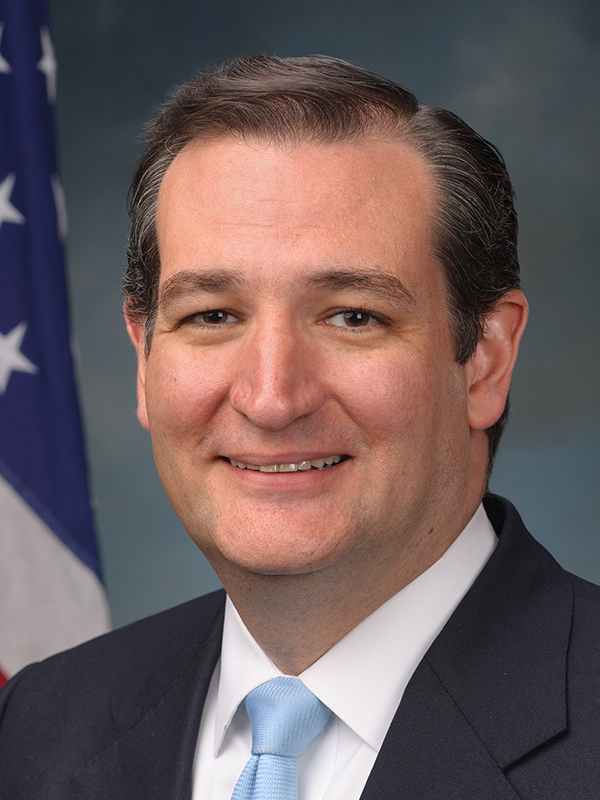
#> input picture Python/Face Morphing/project3/ted_cruz.jpg, 600 x 800 px
$ jupyter execute --allow-errors 'Project 3--Face Morphing.ipynb'
#> lines starting #> are read from the running program, lines starting #| are printed output that depends on the picture
<h4 align="center">Jian Sun</h4>
<h4 align="center">DUID: 873397832</h4>

# CONTENT
- Introduction
- Data Exploration
- Model
- Conclusion
- Appendix

[cell 1]
## import packages
import cv2
import numpy as np
import matplotlib.pyplot as plt

## read images and generate new image matrix
ted = cv2.imread('./project3/ted_cruz.jpg')
#> ted is the input picture: shape (800, 600, 3); mean B, G, R 92.8, 92, 108.1
hil = cv2.imread('./project3/hillary_clinton.jpg')
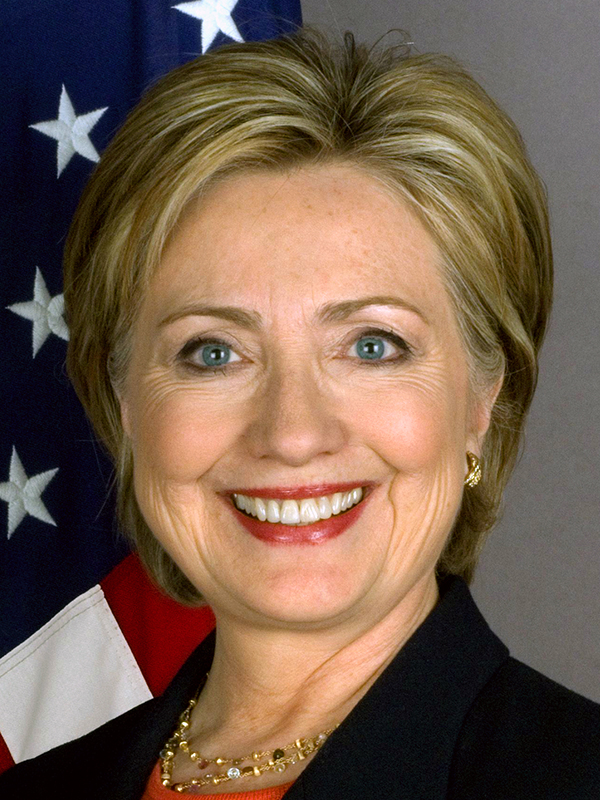
#> input picture Python/Face Morphing/project3/hillary_clinton.jpg, 600 x 800 px
#> hil is the input picture: shape (800, 600, 3); mean B, G, R 77, 93.4, 115.7
row,column,layer = np.shape(ted)
#> row = 800; column = 600; layer = 3
combo = np.zeros((np.shape(ted)))

## transfer pixel values
combo[:,0:270,:]=ted[:,0:270,:]
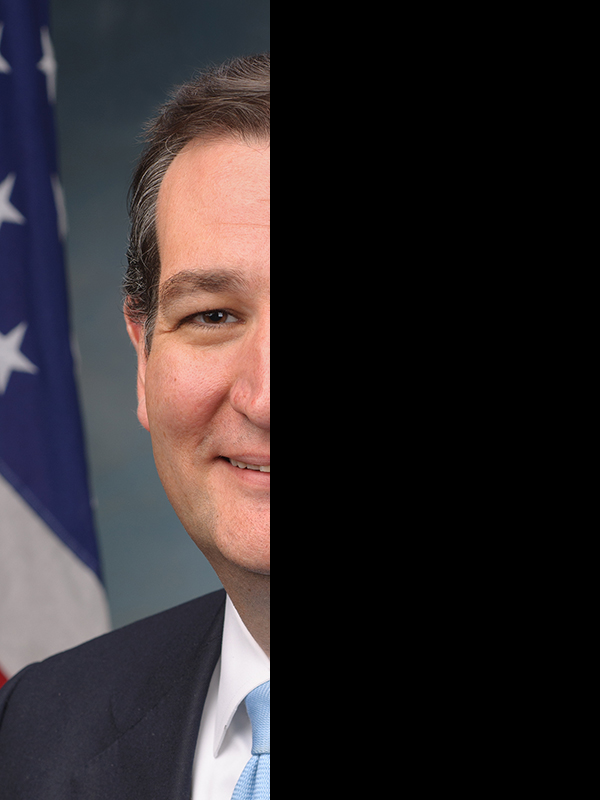
#> combo: shape (800, 600, 3) float64; mean B, G, R 43, 40.7, 46.4
combo[0:610,270:580,:]=hil[40:650,290:600,:]
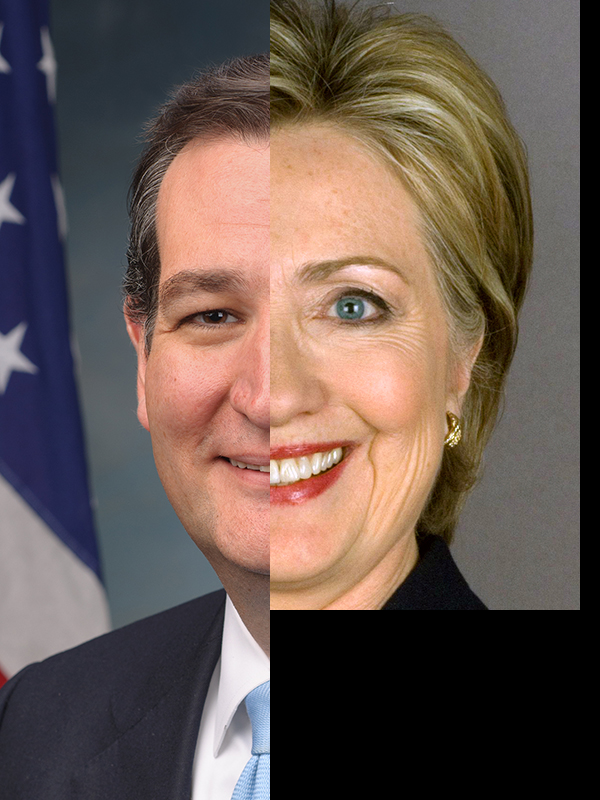
#> combo: shape (800, 600, 3) float64; mean B, G, R 81, 88.3, 104.6

## pixel transformation
def BGR2RGB(Input):
    output = np.zeros(np.shape(Input));
    output[:,:,0] = Input[:,:,2]
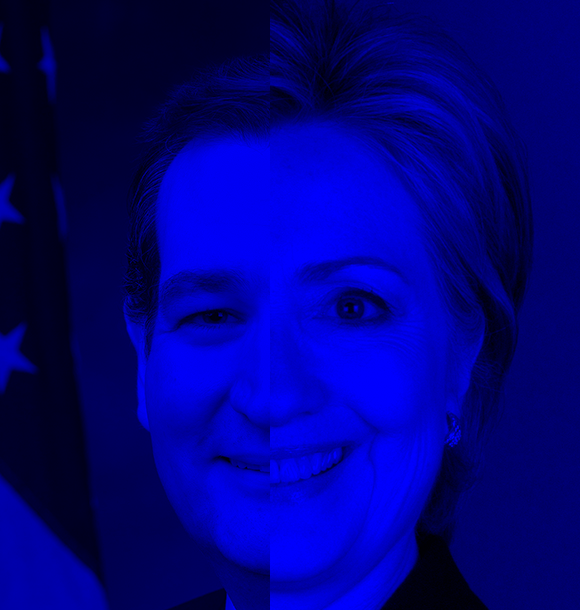
#> output: shape (610, 580, 3) float64; mean of channels 0, 1, 2 128.5, 0, 0; drawn as B, G, R
    output[:,:,1] = Input[:,:,1]
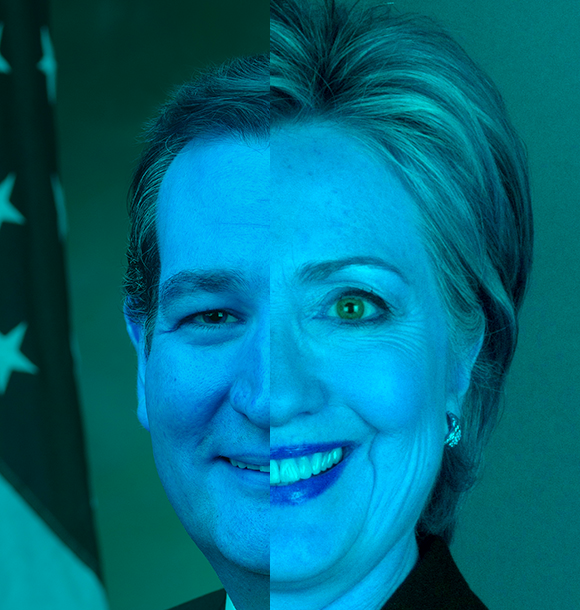
#> output: shape (610, 580, 3) float64; mean of channels 0, 1, 2 128.5, 106.5, 0; drawn as B, G, R
    output[:,:,2] = Input[:,:,0]
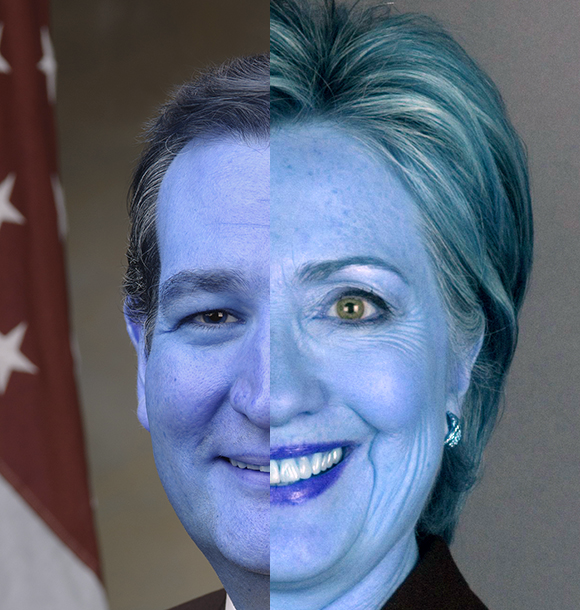
#> output: shape (610, 580, 3) float64; mean of channels 0, 1, 2 128.5, 106.5, 95.2; drawn as B, G, R
    output = output.astype('uint8')
    return output

## show image
plt.figure(figsize=(16,9))
plt.subplot(121),plt.imshow(BGR2RGB(combo[0:610,0:580,:]))
plt.title('Ted + Hillary'), plt.xticks([]), plt.yticks([])
